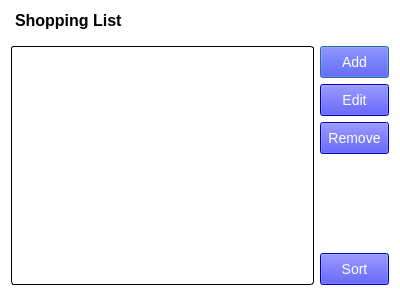
<?xml version="1.0" encoding="UTF-8"?>
<ui version="4.0">
 <class>Dialog</class>
 <widget class="QDialog" name="Dialog">
  <property name="geometry">
   <rect>
    <x>0</x>
    <y>0</y>
    <width>400</width>
    <height>296</height>
   </rect>
  </property>
  <property name="windowTitle">
   <string>Dialog</string>
  </property>
  <property name="styleSheet">
   <string notr="true">QDialog {
background-color: white;
}

QPushButton {
background-color: blue;
color: white;
font-size: 14px;
padding: 7px;
}</string>
  </property>
  <layout class="QVBoxLayout" name="verticalLayout_2">
   <item>
    <widget class="QLabel" name="label">
     <property name="styleSheet">
      <string notr="true">color: black;
font-weight: bold;
margin-bottom: 10px;
font-size: 16px;
</string>
     </property>
     <property name="text">
      <string>Shopping List</string>
     </property>
    </widget>
   </item>
   <item>
    <layout class="QHBoxLayout" name="horizontalLayout">
     <item>
      <widget class="QListWidget" name="listWidget">
       <property name="styleSheet">
        <string notr="true">background-color: white;
border: 1px solid black;
padding: 5px;
border-radius: 3px;</string>
       </property>
      </widget>
     </item>
     <item>
      <layout class="QVBoxLayout" name="verticalLayout">
       <item>
        <widget class="QPushButton" name="add_button">
         <property name="text">
          <string>Add</string>
         </property>
        </widget>
       </item>
       <item>
        <widget class="QPushButton" name="edit_button">
         <property name="text">
          <string>Edit</string>
         </property>
        </widget>
       </item>
       <item>
        <widget class="QPushButton" name="remove_button">
         <property name="text">
          <string>Remove</string>
         </property>
        </widget>
       </item>
       <item>
        <spacer name="verticalSpacer">
         <property name="orientation">
          <enum>Qt::Orientation::Vertical</enum>
         </property>
         <property name="sizeHint" stdset="0">
          <size>
           <width>20</width>
           <height>40</height>
          </size>
         </property>
        </spacer>
       </item>
       <item>
        <widget class="QPushButton" name="sort_button">
         <property name="text">
          <string>Sort</string>
         </property>
        </widget>
       </item>
      </layout>
     </item>
    </layout>
   </item>
  </layout>
 </widget>
 <resources/>
 <connections/>
</ui>
